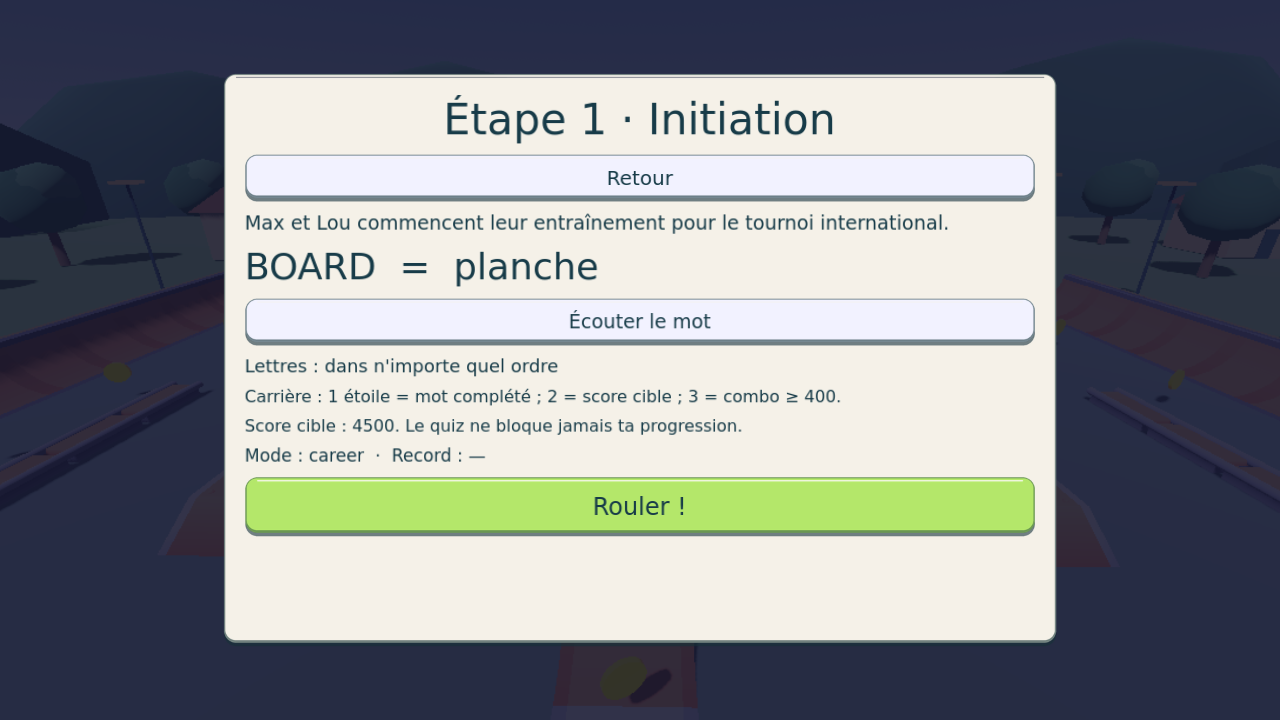
#> input picture docs/captures/lot2/briefing.png, 1280 x 720 px, given in place of park_1.png, which was not available
$ python make_contact_sheets.py
#> lines starting #> are read from the running program, lines starting #| are printed output that depends on the picture; pictures that were not available may be replaced by others from this repository, and a replacement may not be noted
#!/usr/bin/env python3
"""Assemble actual rendered screenshots; requires Pillow, no network."""
from pathlib import Path
from PIL import Image,ImageDraw,ImageFont
ROOT=Path(__file__).resolve().parents[1]
CAP=ROOT/'docs/captures/lot2'
FONT=ROOT/'assets/ui/DejaVuSans.ttf'
def sheet(names,columns,width,title,filename):
#> called with columns = 3, width = 640, filename = 'APERCU_PARCS.jpg'
 tile_height=width*9//16
 rows=(len(names)+columns-1)//columns
 page=Image.new('RGB',(columns*width,90+rows*(tile_height+36)), '#132e3b')
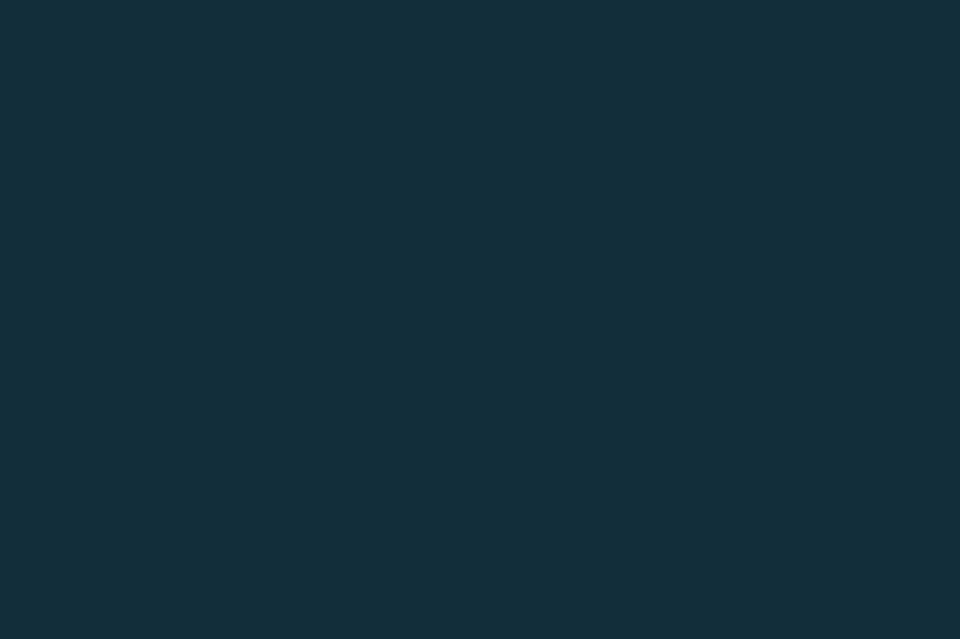
#> page: PIL image 1920x1278 RGB (shown at 1/2 size); mean R, G, B 19, 46, 59
 draw=ImageDraw.Draw(page)
 draw.text((25,22),title,font=ImageFont.truetype(str(FONT),30),fill='#b4e76a')
 for index,name in enumerate(names):
  picture=Image.open(CAP/(name+'.png')).convert('RGB')
  picture.thumbnail((width-12,tile_height))
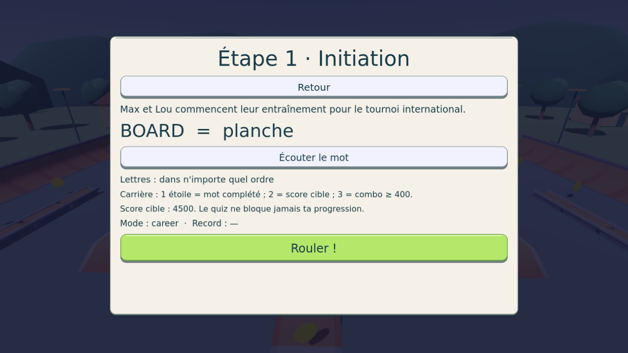
#> picture: PIL image 628x353 RGB; mean R, G, B 134.6, 138.9, 141.9
  x=(index%columns)*width+(width-picture.width)//2
#> x = 6
  y=90+(index//columns)*(tile_height+36)
  page.paste(picture,(x,y))
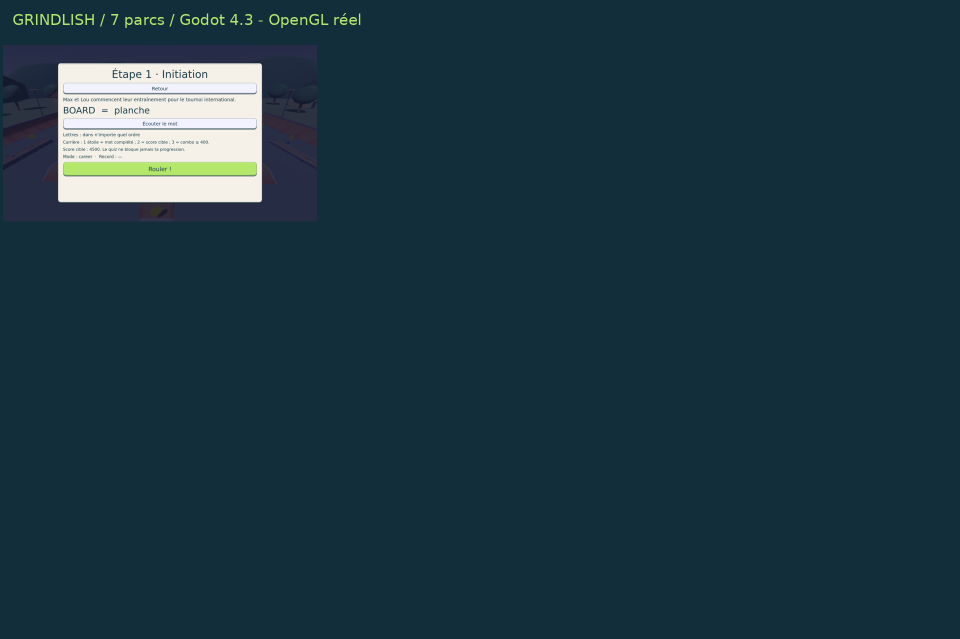
#> page: PIL image 1920x1278 RGB (shown at 1/2 size); mean R, G, B 29.7, 54.7, 66.6
  draw.text(((index%columns)*width+12,y+tile_height+5),name.replace('_',' '),font=ImageFont.truetype(str(FONT),19),fill='#f5f1e8')
#> pass 2 of the loop in sheet, `for index,name in enumerate(names):`:
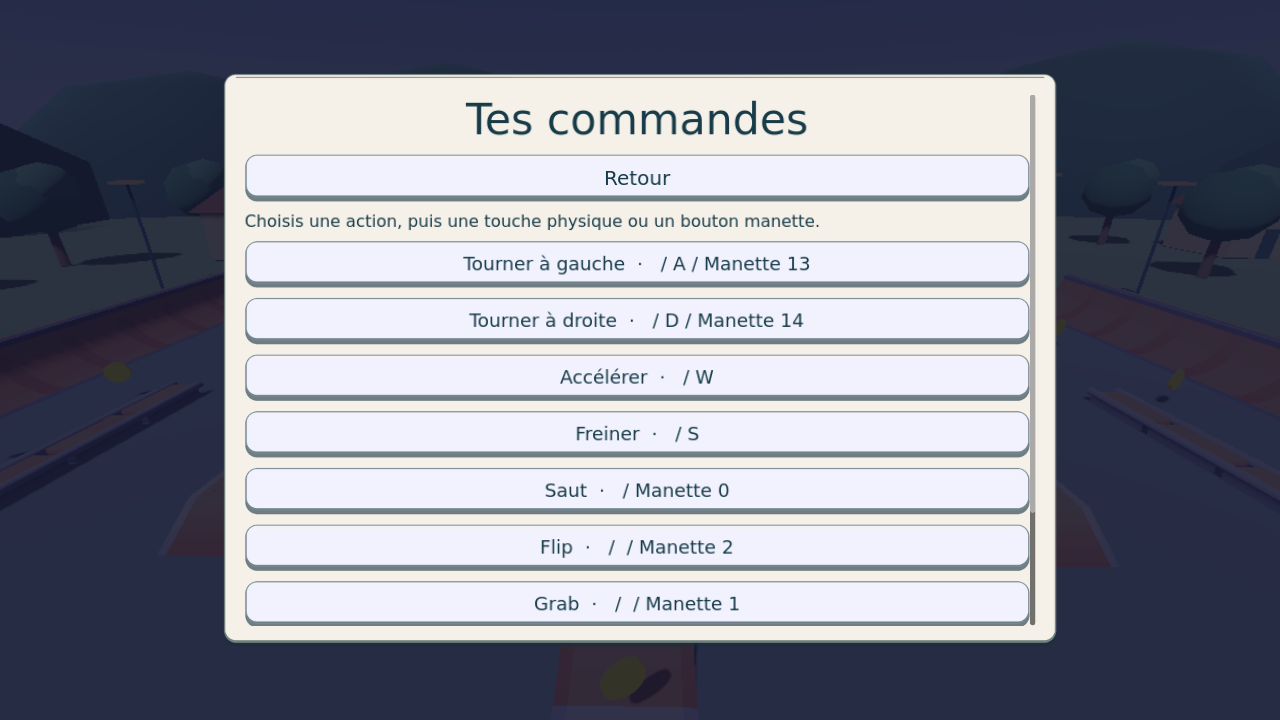
#> input picture docs/captures/lot2/controls.png, 1280 x 720 px, given in place of park_2.png, which was not available
#> in sheet, `picture.thumbnail((width-12,tile_height))`:
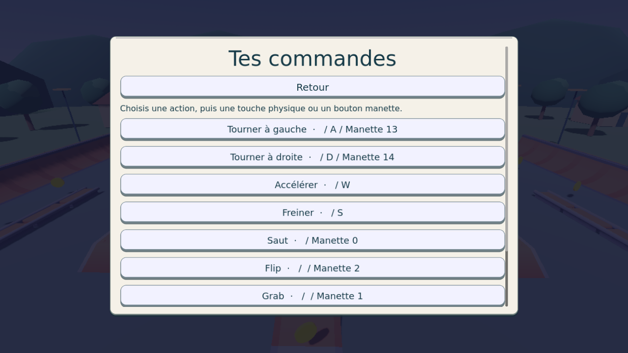
#> picture: PIL image 628x353 RGB; mean R, G, B 133.9, 136.8, 149.5
#> in sheet, `page.paste(picture,(x,y))`:
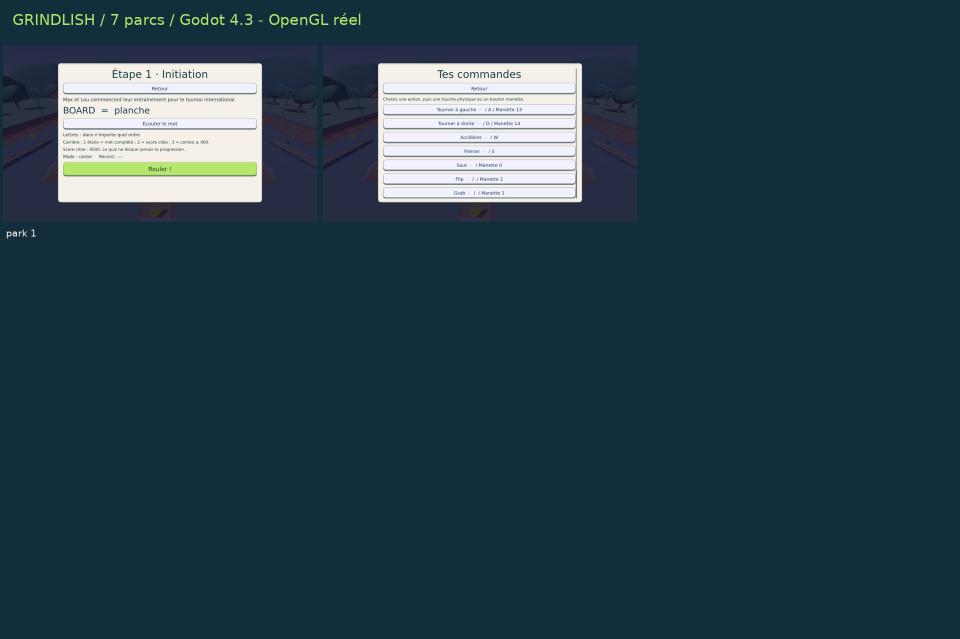
#> page: PIL image 1920x1278 RGB (shown at 1/2 size); mean R, G, B 40.1, 62.9, 74.8
 page.save(ROOT/filename,quality=90,subsampling=0,optimize=True)
#> (the run stopped early here; a loop or call above may not have finished)
